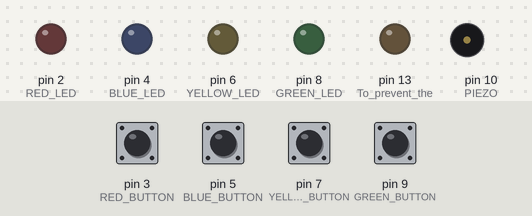
Bench run of a sketch on a simulated Arduino Uno, built with avr-gcc and run on an emulated ATmega328P. Parts: output pins drawn as LEDs (lit = HIGH), buzzer (waves = sounding). Dashed ring = blinking. The test bench sets the inputs (shaded band); at power-on: pin 3 (RED_BUTTON), pin 5 (BLUE_BUTTON), pin 7 (YELLOW_BUTTON), pin 9 (GREEN_BUTTON) HIGH. Random numbers use the default seed unless the sketch sets one.

Above: at 4.0 s.
4.1 s: pin 3 (RED_BUTTON) pulled LOW for 0.15 s
At 4.33 s:
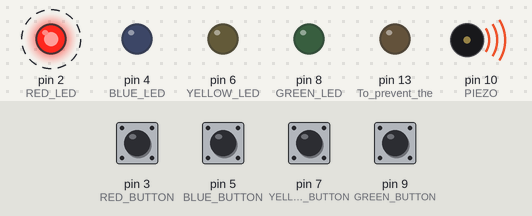
7.2 s: pin 5 (BLUE_BUTTON) pulled LOW for 1 s
At 7.78 s:
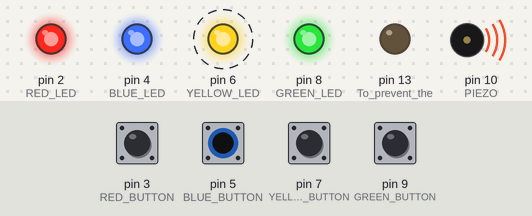
11.2 s: pin 5 (BLUE_BUTTON) pulled LOW for 0.15 s
At 13.48 s:
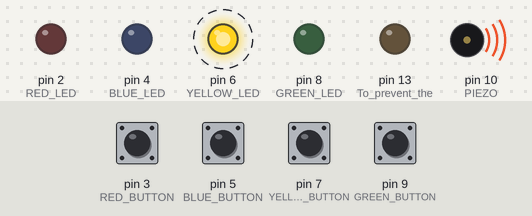
14.3 s: pin 3 (RED_BUTTON) pulled LOW for 1 s
At 15.3 s:
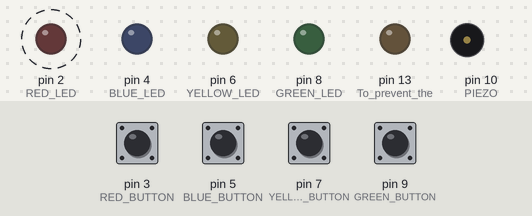
Timing chart, 0 to 18.3 s (numbered marks = the images above; inputs shaded):
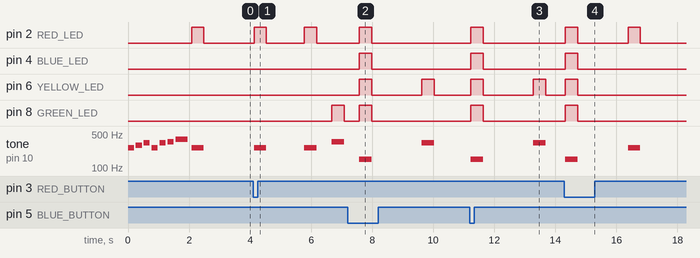

Measured:
- after the input at 4.1 s, pin 2 (RED_LED): alternates HIGH for 0.40 s and LOW for 1.3 s, starting at once; pin 8 (GREEN_LED): LOW → HIGH after 2.6 s, → LOW 0.40 s later; tone on pin 10 (PIEZO): plays 262 Hz for 0.40 s, 262 Hz for 0.40 s, 349 Hz for 0.40 s, starting at once
- after the input at 7.2 s, pin 2 (RED_LED), pin 4 (BLUE_LED), pin 8 (GREEN_LED): LOW → HIGH after 0.38 s, → LOW 0.40 s later; pin 6 (YELLOW_LED): alternates HIGH for 0.40 s and LOW for 1.7 s, starting after 0.38 s; tone on pin 10 (PIEZO): silent → 150 Hz after 0.38 s, → silent 0.40 s later, → 330 Hz 1.7 s later, → silent 0.40 s later
- after the input at 11.2 s, pin 2 (RED_LED), pin 4 (BLUE_LED), pin 8 (GREEN_LED): LOW → HIGH at once, → LOW 0.40 s later; pin 6 (YELLOW_LED): alternates HIGH for 0.40 s and LOW for 1.7 s, starting at once; tone on pin 10 (PIEZO): silent → 150 Hz at once, → silent 0.40 s later, → 330 Hz 1.7 s later, → silent 0.40 s later
- after the input at 14.3 s, pin 2 (RED_LED): alternates HIGH for 0.40 s and LOW for 1.7 s, starting at once; pin 4 (BLUE_LED), pin 6 (YELLOW_LED), pin 8 (GREEN_LED): LOW → HIGH at once, → LOW 0.40 s later; tone on pin 10 (PIEZO): silent → 150 Hz at once, → silent 0.40 s later, → 262 Hz 1.7 s later, → silent 0.40 s later
- by itself, tone on pin 10 (PIEZO): plays 262 Hz for 0.20 s, 294 Hz for 0.20 s, 330 Hz for 0.20 s, 262 Hz for 0.20 s, 330 Hz for 0.20 s, 349 Hz for 0.20 s … (8 notes in this stretch)

The sketch:

simon_says_game.ino
```cpp
const int RED_LED = 2;
const int BLUE_LED = 4;
const int YELLOW_LED = 6;
const int GREEN_LED = 8;

const int RED_BUTTON = 3;
const int BLUE_BUTTON = 5;
const int YELLOW_BUTTON = 7;
const int GREEN_BUTTON = 9;

const int PIEZO = 10;

int notes[] = {262, 294, 330, 349, 150};  // C4, D4, E4, F4, WRONG-SOUND

int start_melody[] = {262, 294, 330, 262, 330, 349, 392};  // C4, D4, E4, C4, E4, F4, G4
int start_note_durations[] = {200, 200, 200, 200, 200, 200, 400};  // Duration of each note in milliseconds


bool start_game = true;
bool waiting_for_response = false;
int game_round = 1;
int round_guess = 0;

enum Color {
  RED,
  BLUE,
  YELLOW,
  GREEN
};

Color current_color;

Color color_sequence[10];
int color_sequence_index = 0;

void setup() {
  pinMode(13, OUTPUT); // To prevent the "L" LED on the Arduino from lighting up

  pinMode(RED_LED, OUTPUT);
  pinMode(BLUE_LED, OUTPUT);
  pinMode(YELLOW_LED, OUTPUT);
  pinMode(GREEN_LED, OUTPUT);

  pinMode(RED_BUTTON, INPUT_PULLUP);
  pinMode(BLUE_BUTTON, INPUT_PULLUP);
  pinMode(YELLOW_BUTTON, INPUT_PULLUP);
  pinMode(GREEN_BUTTON, INPUT_PULLUP);

  noTone(PIEZO);

  randomSeed(analogRead(A0)); // To get randomness every start

}

void loop() {
  if (start_game) {
    for (int i = 0; i < 7; i++) {
    int noteDuration = start_note_durations[i];
    tone(PIEZO, start_melody[i], noteDuration);
    delay(noteDuration * 1.3);
    }
    noTone(PIEZO);
    start_game = false;
  }

  if (waiting_for_response) {
    checkPlayerInput();
  } else {
    start_round();
  }
}

void start_round() {
  current_color = static_cast<Color>(random(4));
  color_sequence[color_sequence_index] = current_color;
  color_sequence_index++;

  displayCurrentColor();
  waiting_for_response = true;
}

void displayCurrentColor() {
  for (int i = 0; i < game_round; i++) {
    switch (color_sequence[i]) {
      case RED:
        blink_light(1);
        break;
      case BLUE:
        blink_light(2);
        break;
      case YELLOW:
        blink_light(3);
        break;
      case GREEN:
        blink_light(4);
        break;
    }
    delay(500);
  }
}

void checkPlayerInput() {
  if (digitalRead(RED_BUTTON) == LOW) {
    processGuess(RED, 1);
  } else if (digitalRead(BLUE_BUTTON) == LOW) {
    processGuess(BLUE, 2);
  } else if (digitalRead(YELLOW_BUTTON) == LOW) {
    processGuess(YELLOW, 3);
  } else if (digitalRead(GREEN_BUTTON) == LOW) {
    processGuess(GREEN, 4);
  }
  delay(50);
}

void processGuess(Color guessed_color, int led_number) {
  if (guessed_color == color_sequence[round_guess]) {
    blink_light(led_number); // Correct guess
    round_guess++;
  } else {
    blink_light(5);  // Wrong guess
    round_guess = 0;
    game_round = 1;
    color_sequence_index = 0;
    waiting_for_response = false;
    delay(1600);
  }
  if (round_guess == game_round) {
    game_round++;
    if (game_round == 10) {
      delay(1000);
      victory();
      game_round = 1;
      color_sequence_index = 0;
    }
    round_guess = 0;
    waiting_for_response = false;
    delay(1200);
  }
}

void victory() {
  int victory_sequence[] = {RED_LED, BLUE_LED, YELLOW_LED, GREEN_LED, YELLOW_LED, BLUE_LED, RED_LED};
  int noteDuration = 200;

  for (int i = 0; i < 7; i++) {
    digitalWrite(victory_sequence[i], HIGH);
    if (i == 6) {noteDuration = 400;}
    tone(PIEZO, start_melody[i], noteDuration);
    delay(noteDuration * 1.3);
    digitalWrite(victory_sequence[i], LOW);
  }
  noTone(PIEZO);
}

void blink_light(int light) {
  switch (light) {
    case 1: // RED
      digitalWrite(RED_LED, HIGH);
      tone(PIEZO, notes[0]);
      delay(400);
      noTone(PIEZO);
      digitalWrite(RED_LED, LOW);
      break;
    case 2: // BLUE
      digitalWrite(BLUE_LED, HIGH);
      tone(PIEZO, notes[1]);
      delay(400);
      noTone(PIEZO);
      digitalWrite(BLUE_LED, LOW);
      break;
    case 3: // YELLOW
      digitalWrite(YELLOW_LED, HIGH);
      tone(PIEZO, notes[2]);
      delay(400);
      noTone(PIEZO);
      digitalWrite(YELLOW_LED, LOW);
      break;
    case 4: // GREEN
      digitalWrite(GREEN_LED, HIGH);
      tone(PIEZO, notes[3]);
      delay(400);
      noTone(PIEZO);
      digitalWrite(GREEN_LED, LOW);
      break;
    case 5: // WRONG (all LEDs flash)
      digitalWrite(RED_LED, HIGH);
      digitalWrite(BLUE_LED, HIGH);
      digitalWrite(YELLOW_LED, HIGH);
      digitalWrite(GREEN_LED, HIGH);
      tone(PIEZO, notes[4]);
      delay(400);
      noTone(PIEZO);
      digitalWrite(RED_LED, LOW);
      digitalWrite(BLUE_LED, LOW);
      digitalWrite(YELLOW_LED, LOW);
      digitalWrite(GREEN_LED, LOW);
      break;
  }
}
```
